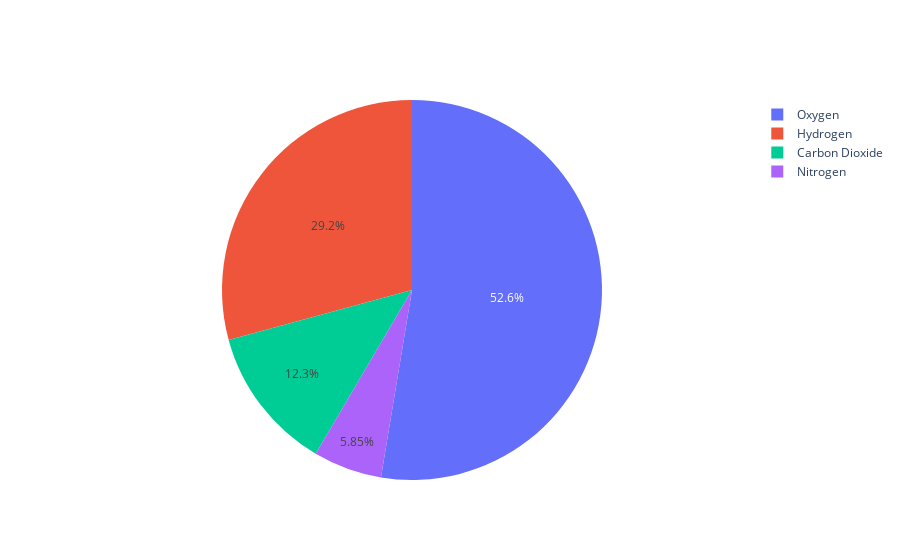

The cell this chart's notebook holds for it:
### Code cell
# Pie chart 
gas = ['Oxygen','Hydrogen','Carbon Dioxide','Nitrogen']
volume = [4500,2500,1053,500]

fig = [go.Pie(labels=gas, values=volume)]
iplot(fig)

### Figure 1 — Plotly figure (JSON) as saved in the notebook; plotly's stock layout.template omitted (floating-point values rounded to 4 significant figures)
{"data": [{"labels": ["Oxygen", "Hydrogen", "Carbon Dioxide", "Nitrogen"], "type": "pie", "values": [4500, 2500, 1053, 500]}], "layout": {}}
